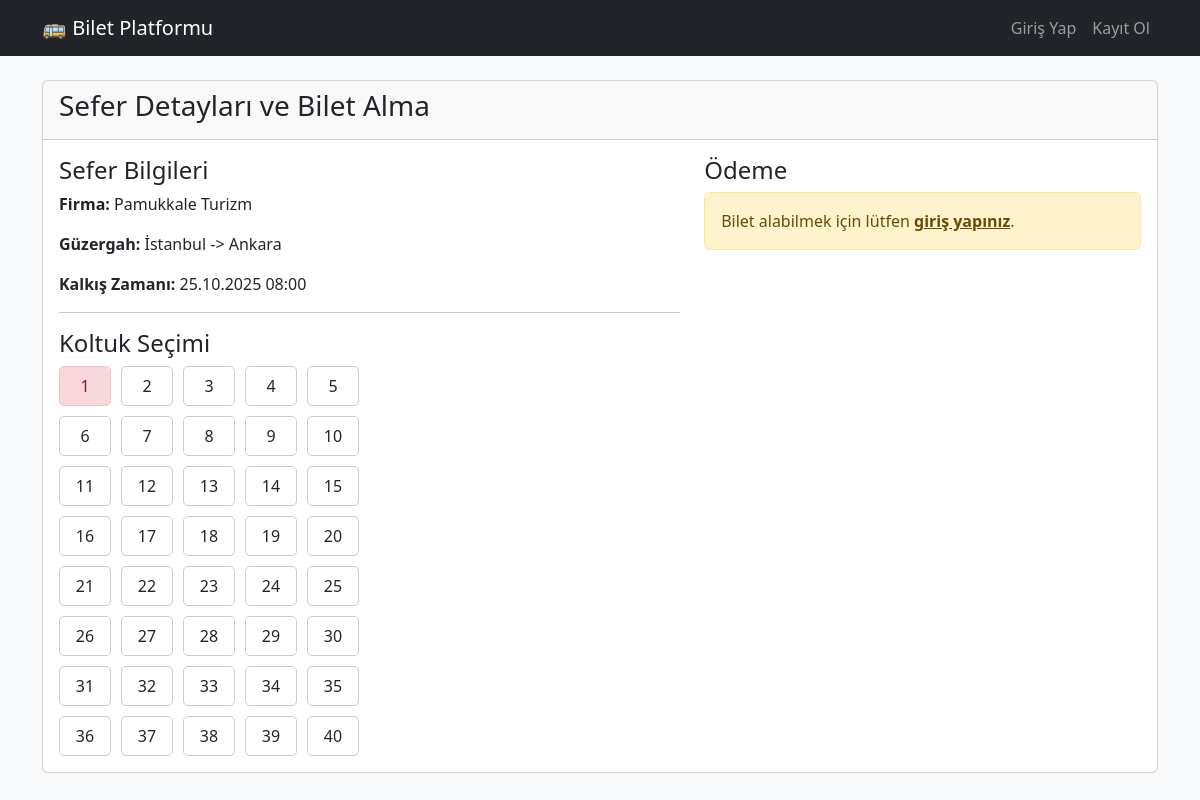
/sefer_detay.php?id=1, run on the app's committed database.
### tables this page shows
CREATE TABLE trips (
        id INTEGER PRIMARY KEY AUTOINCREMENT,
        company_id INTEGER NOT NULL,
        departure_location TEXT NOT NULL,
        arrival_location TEXT NOT NULL,
        departure_time DATETIME NOT NULL,
        arrival_time DATETIME NOT NULL,
        price REAL NOT NULL,
        seat_count INTEGER NOT NULL,
        FOREIGN KEY (company_id) REFERENCES companies(id)
    );

CREATE TABLE companies (
        id INTEGER PRIMARY KEY AUTOINCREMENT,
        name TEXT NOT NULL
    );

### sefer_detay.php (the view, shortened to what this page needs)
<?php
include 'db.php';
include 'frontend_header.php';
$trip_id = $_GET['id'];
$stmt = $db->prepare("SELECT trips.*, companies.name AS company_name FROM trips JOIN companies ON trips.company_id = companies.id WHERE trips.id = ?");
$stmt->execute([$trip_id]);
$trip = $stmt->fetch(PDO::FETCH_ASSOC);
$stmt_sold = $db->prepare("SELECT seat_number FROM tickets WHERE trip_id = ? AND status = 'ACTIVE'");
$stmt_sold->execute([$trip_id]);
$sold_seats = $stmt_sold->fetchAll(PDO::FETCH_COLUMN);
?>
<div class="card">
    <div class="card-header"><h2 class="h3">Sefer Detayları ve Bilet Alma</h2></div>
    <div class="card-body">
        <div class="row">
            <div class="col-md-7">
                <h4>Sefer Bilgileri</h4>
                <p><strong>Firma:</strong> <?php echo htmlspecialchars($trip['company_name']); ?></p>
                <p><strong>Güzergah:</strong> <?php echo htmlspecialchars($trip['departure_location']); ?> -> <?php echo htmlspecialchars($trip['arrival_location']); ?></p>
                <p><strong>Kalkış Zamanı:</strong> <?php echo date('d.m.Y H:i', strtotime($trip['departure_time'])); ?></p>
                <hr>
                <h4>Koltuk Seçimi</h4>
                <div class="seat-map">
                    <?php for ($i = 1; $i <= $trip['seat_count']; $i++): ?>
                        <?php $is_sold = in_array($i, $sold_seats); ?>
                        <div class="seat">
                            <label for="seat-<?php echo $i; ?>" class="seat-label <?php if ($is_sold) echo 'sold'; ?>"><?php echo $i; ?></label>
                        </div>
                    <?php endfor; ?>
                </div>
            </div>
            <div class="col-md-5">
                <h4>Ödeme</h4>
                <?php if (!isset($_SESSION['user_id'])): ?>
                    <div class="alert alert-warning">Bilet alabilmek için lütfen <a href="giris.php" class="alert-link">giriş yapınız</a>.</div>
                <?php endif; ?>
            </div>
        </div>
    </div>
</div>
<?php include 'footer.php'; ?>

### sefer_detay.php (style rules this page uses)
.seat-map { display: grid; grid-template-columns: repeat(5, 1fr); gap: 10px; max-width: 300px; }
.seat-label { display: flex; justify-content: center; align-items: center; border: 1px solid #ccc; border-radius: 5px; height: 40px; cursor: pointer; }
.seat-label.sold { background-color: #f8d7da; color: #842029; border-color: #f5c2c7; cursor: not-allowed; }

### data on the page
trips: company.name "Pamukkale Turizm", departure_location "İstanbul", arrival_location "Ankara", departure_time "25.10.2025 08:00"
